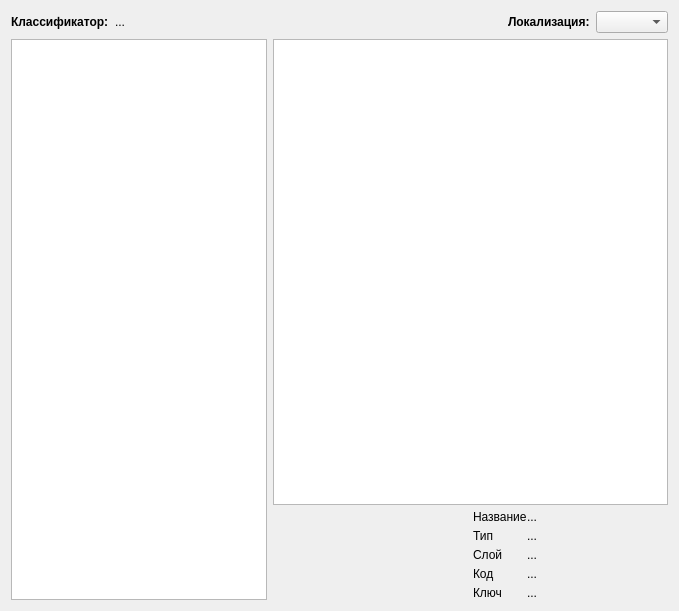
<?xml version="1.0" encoding="UTF-8"?>
<ui version="4.0">
 <class>RscViewer</class>
 <widget class="QWidget" name="RscViewer">
  <property name="geometry">
   <rect>
    <x>0</x>
    <y>0</y>
    <width>679</width>
    <height>611</height>
   </rect>
  </property>
  <property name="windowTitle">
   <string>Form</string>
  </property>
  <layout class="QVBoxLayout" name="verticalLayout">
   <item>
    <layout class="QHBoxLayout" name="horizontalLayout_2">
     <item>
      <widget class="QLabel" name="label">
       <property name="font">
        <font>
         <weight>75</weight>
         <bold>true</bold>
        </font>
       </property>
       <property name="text">
        <string>Классификатор:</string>
       </property>
      </widget>
     </item>
     <item>
      <widget class="QLabel" name="lblTitle">
       <property name="sizePolicy">
        <sizepolicy hsizetype="Expanding" vsizetype="Preferred">
         <horstretch>0</horstretch>
         <verstretch>0</verstretch>
        </sizepolicy>
       </property>
       <property name="text">
        <string>...</string>
       </property>
      </widget>
     </item>
     <item>
      <widget class="QLabel" name="lblLocal">
       <property name="font">
        <font>
         <weight>75</weight>
         <bold>true</bold>
        </font>
       </property>
       <property name="text">
        <string>Локализация:</string>
       </property>
      </widget>
     </item>
     <item>
      <widget class="QComboBox" name="cbLocal"/>
     </item>
    </layout>
   </item>
   <item>
    <layout class="QHBoxLayout" name="horizontalLayout">
     <item>
      <widget class="QListView" name="rscLayerList">
       <property name="sizePolicy">
        <sizepolicy hsizetype="Preferred" vsizetype="Expanding">
         <horstretch>0</horstretch>
         <verstretch>0</verstretch>
        </sizepolicy>
       </property>
       <property name="editTriggers">
        <set>QAbstractItemView::NoEditTriggers</set>
       </property>
       <property name="wordWrap">
        <bool>true</bool>
       </property>
      </widget>
     </item>
     <item>
      <layout class="QVBoxLayout" name="verticalLayout_2">
       <property name="spacing">
        <number>5</number>
       </property>
       <item>
        <widget class="QListView" name="objectsList">
         <property name="sizePolicy">
          <sizepolicy hsizetype="Expanding" vsizetype="Expanding">
           <horstretch>0</horstretch>
           <verstretch>1</verstretch>
          </sizepolicy>
         </property>
         <property name="font">
          <font>
           <pointsize>9</pointsize>
          </font>
         </property>
         <property name="editTriggers">
          <set>QAbstractItemView::NoEditTriggers</set>
         </property>
         <property name="iconSize">
          <size>
           <width>128</width>
           <height>128</height>
          </size>
         </property>
         <property name="movement">
          <enum>QListView::Static</enum>
         </property>
         <property name="flow">
          <enum>QListView::LeftToRight</enum>
         </property>
         <property name="isWrapping" stdset="0">
          <bool>true</bool>
         </property>
         <property name="resizeMode">
          <enum>QListView::Adjust</enum>
         </property>
         <property name="viewMode">
          <enum>QListView::IconMode</enum>
         </property>
         <property name="uniformItemSizes">
          <bool>false</bool>
         </property>
         <property name="wordWrap">
          <bool>true</bool>
         </property>
        </widget>
       </item>
       <item>
        <widget class="QWidget" name="widget" native="true">
         <property name="sizePolicy">
          <sizepolicy hsizetype="Preferred" vsizetype="Preferred">
           <horstretch>2</horstretch>
           <verstretch>0</verstretch>
          </sizepolicy>
         </property>
         <layout class="QHBoxLayout" name="horizontalLayout_3">
          <property name="spacing">
           <number>5</number>
          </property>
          <property name="margin">
           <number>0</number>
          </property>
          <item>
           <widget class="QLabel" name="lblIcon">
            <property name="sizePolicy">
             <sizepolicy hsizetype="Preferred" vsizetype="Preferred">
              <horstretch>0</horstretch>
              <verstretch>0</verstretch>
             </sizepolicy>
            </property>
            <property name="text">
             <string/>
            </property>
           </widget>
          </item>
          <item>
           <layout class="QFormLayout" name="formLayout_2">
            <property name="horizontalSpacing">
             <number>0</number>
            </property>
            <item row="0" column="0">
             <widget class="QLabel" name="label_2">
              <property name="text">
               <string>Название</string>
              </property>
             </widget>
            </item>
            <item row="1" column="0">
             <widget class="QLabel" name="label_3">
              <property name="text">
               <string>Тип</string>
              </property>
             </widget>
            </item>
            <item row="2" column="0">
             <widget class="QLabel" name="label_4">
              <property name="text">
               <string>Слой</string>
              </property>
             </widget>
            </item>
            <item row="3" column="0">
             <widget class="QLabel" name="label_5">
              <property name="text">
               <string>Код</string>
              </property>
             </widget>
            </item>
            <item row="4" column="0">
             <widget class="QLabel" name="label_6">
              <property name="text">
               <string>Ключ</string>
              </property>
             </widget>
            </item>
            <item row="0" column="1">
             <widget class="QLabel" name="lblName">
              <property name="text">
               <string>...</string>
              </property>
             </widget>
            </item>
            <item row="1" column="1">
             <widget class="QLabel" name="lblType">
              <property name="text">
               <string>...</string>
              </property>
             </widget>
            </item>
            <item row="2" column="1">
             <widget class="QLabel" name="lblLayer">
              <property name="text">
               <string>...</string>
              </property>
             </widget>
            </item>
            <item row="3" column="1">
             <widget class="QLabel" name="lblKod">
              <property name="text">
               <string>...</string>
              </property>
             </widget>
            </item>
            <item row="4" column="1">
             <widget class="QLabel" name="lblKey">
              <property name="text">
               <string>...</string>
              </property>
             </widget>
            </item>
           </layout>
          </item>
         </layout>
        </widget>
       </item>
      </layout>
     </item>
    </layout>
   </item>
  </layout>
 </widget>
 <resources/>
 <connections>
  <connection>
   <sender>rscLayerList</sender>
   <signal>clicked(QModelIndex)</signal>
   <receiver>RscViewer</receiver>
   <slot>showObjectsForRscLayer(QModelIndex)</slot>
   <hints>
    <hint type="sourcelabel">
     <x>225</x>
     <y>147</y>
    </hint>
    <hint type="destinationlabel">
     <x>405</x>
     <y>400</y>
    </hint>
   </hints>
  </connection>
 </connections>
 <slots>
  <slot>showObjectsForRscLayer(QModelIndex)</slot>
 </slots>
</ui>
